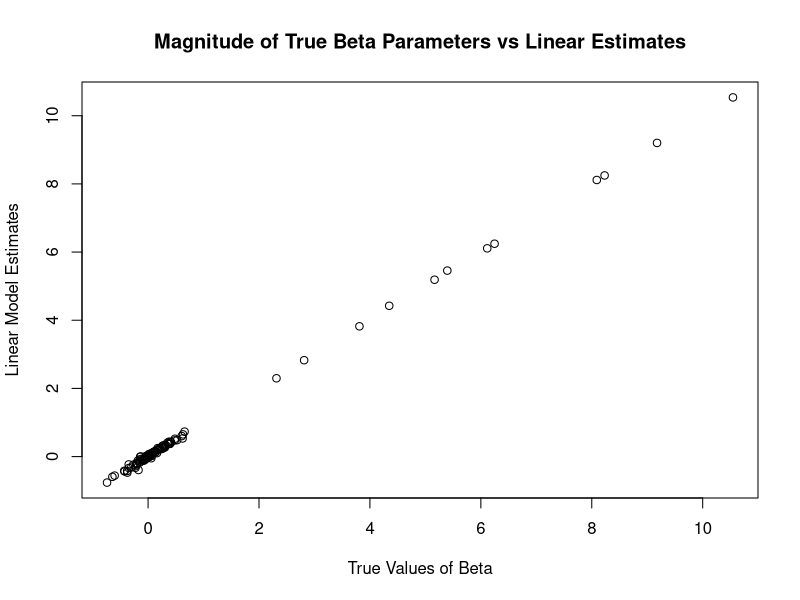
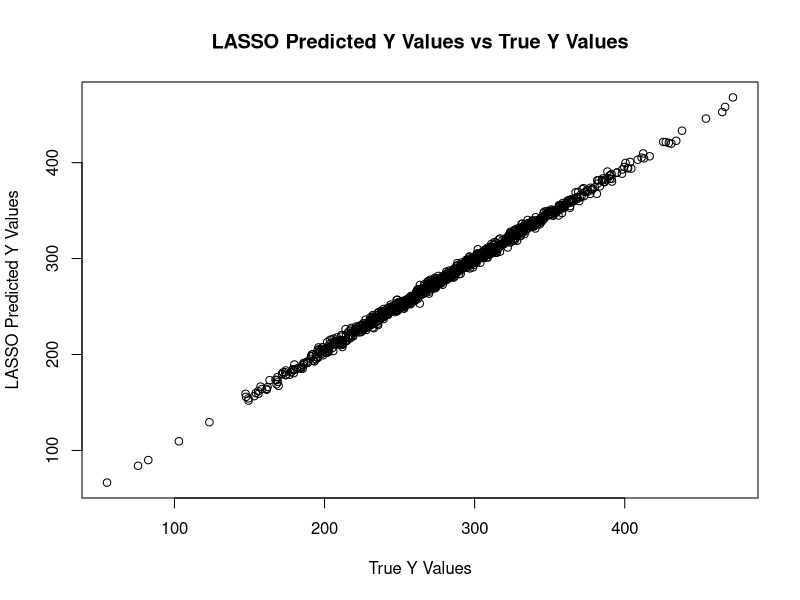
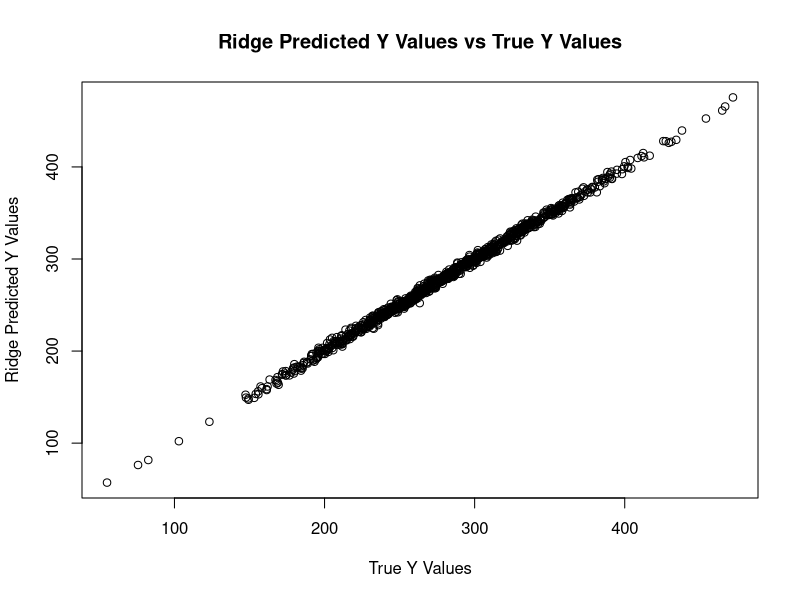
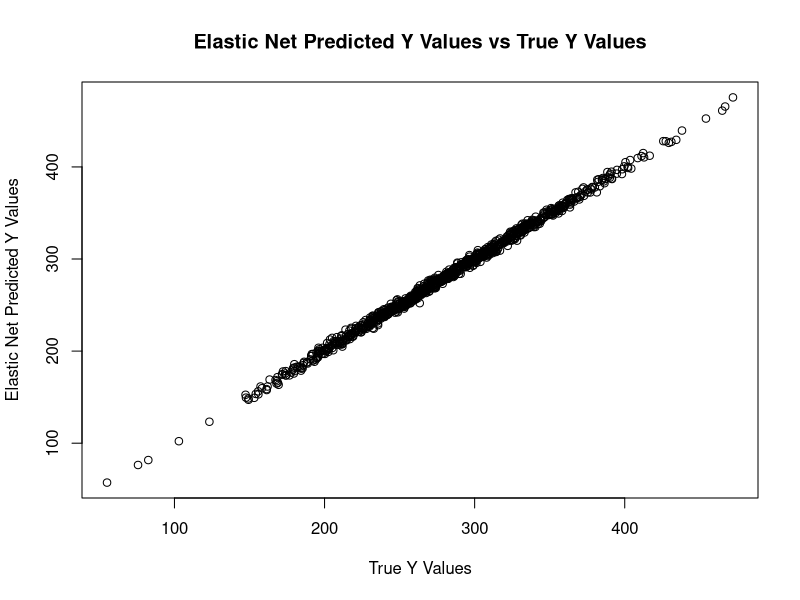

Here is the R script that generated these plots, in order: (Note: this script raises an error after producing the figures.)
## ---- chunk 1
knitr::opts_chunk$set(echo = TRUE)
library(MASS)
library(ggplot2)
library(caret)
library(glmnet)
set.seed(12345)
## ---- chunk 2
N <- 1000
P <- 100
## ---- chunk 3
Sigma = diag(sample(1:10, P, P))
X <- mvrnorm(N, runif(P, -10, 10), Sigma)
#Creating a 100x100 matrix for Sigma with a random, repeat sampling of 1 through 10 running through 
#the matrix diagonal. Setting X as a multivariate normal with 100 obs, a uniform mean of 0, and Sigma
#as the covariance matrix for the data. 
## ---- chunk 4
p <- rbinom(P, 1, 0.1)
#vector p from Bernoulli distribution. 
## ---- chunk 5
beta = p * rnorm(P, 5, sqrt(5)) + (1 - p) * rnorm(P, 0, sqrt(0.1))
epsilon <- rnorm(N, 0, sqrt(10))
y <- X %*% beta + epsilon
#Creating beta to draw from different normal distrubtions based on if p is 1 or 0. Setting epsilon
#as a normal distribution with mean 0 and sd of sqrt(10). Creating y as a function of X times beta
#plus error term epsilon. 
## ---- chunk 6
dataset1 <- as.data.frame(cbind(y,X))
names(dataset1) <- c("y", rep(paste("X", 1:ncol(X), sep = "")))
train.index <- sample(1:1000, size = 800, replace = FALSE)
test.index <- setdiff(1:1000, train.index)
training.set <- dataset1[train.index,]
test.set <- dataset1[test.index,]
#Creating a dataset from x and Y, then setting the colnames for the dataset. Creating training and
#test sets from a random sampling of the data without overlap. 
## ---- chunk 7
q2.lm <- lm(y ~ X)
coef(summary(q2.lm))[1:20,]

#Fitting linear model and examining the first 20 coefficients. 


#Plotting our data generated beta values against linear model
#estimates. Plotting the data shows a perfect match of the linear
#estimates tothe true values of beta. 
plot(beta, coef(q2.lm)[-1], main = "Magnitude of True Beta Parameters vs Linear Estimates", 
     xlab = "True Values of Beta", ylab = "Linear Model Estimates")
## ---- chunk 8
#To test the predictive accuracy of the model, I fit the linear model to my previously created 
#training dataset. Then I found the mse of that model to be 8.93. I then fit the training model to
#the previously created test set to create test predictions. I found the mse of the test predictions
#to be 12.21. The training and test mse are reasonably close and reasonably low. Still, a difference 
#of over 3 seems to indicate the model might not be the best fit.

training.model <- lm(y~., data = training.set)
training.mse <- mean(((training.set$y - training.model$fitted.values)^2))
training.mse
#setting a linear model to the previously created training data. Then setting and viewing the mean 
#squared error of the test set as a manner for assessing model predictive accuracy. 

test.preds <- predict(training.model, newdata = test.set)
test.mse <- mean(((test.set$y - test.preds)^2))
test.mse
#Predicting values for the test set using the model fit on the training set. Then finding the mean
#squared error of the test predictions. 
## ---- chunk 9
#Penalized regression is used in cases where the number of predictors p > the number of obs n. 
#Penalized regression introduces some form of penalty based on the beta coefficients, multiplied
#by a regularization parameter lambda that controls the penalty vs model fit. This penalty shrinks 
#beta coefficients towards zero, thus constraining the abundance of parameters and allowing for a 
#model to be fit to the data. 
## ---- chunk 10
#In a LASSO regression, the regression penalty is the sum of the absolute value of Beta_j. Multiplied
#by regulator lambda, this regression approaches the target point by setting the mean of the 
#distribution at 0 and narrowing the parameters diagonally. LASSO regressions don't have as many nice
#features as ridge regressions, but shrinks many parameters to exactly 0, which can lead to cleaner
#results. 

#For a ridge regression the penalty is the sum of squared Beta_j multiplied by regulator lambda. 
#Ridge regression sets the mean of the distribution at 1 and approaches the target point circularly. 
#Ridge regressions are useful for data with multicollinearity, optimize more easily, and are able to
#be smoothed for stable results.

#Lastly, an Elastic Net regression uses a combination of both Ridge and LASSO. Both penalties are 
#multiplied by the same lambda, but then also multiplied by an alpha value between 0 and 1. The sum
#of the penalty values selected for by one value of alpha are added to the sum of the values for the
#opposing regression multiplied by 1 - alpha to ensure independent draws. Elastic Net regressions 
#linearly combine the Ridge and LASSO regressions for the most efficient way to constrain parameters.
#The Ridge Regression shrinks most parameters close to zero while the LASSO Regression shrinks most 
#parameters to zero. The Elastic Net draws from each based on probability selector alpha, and then
#sums the values produced by both regressions selected by alpha. Because two penalties are applied, 
#there can be "double-shrinkage"; ie the model may have shrank the selection area too quickly and 
#missed the target value. To combat this the Elastic Net Regression uses a quadratic penalty. The 
#Elastic Net regression combines the best features of LASSO and Ridge regressions while also 
#accounting for new penalties more effictively. 
## ---- chunk 11
#My own research was to examine the combat effictiveness of Marines in Iraq from 2001-2009. However,
#I would have to account for numerous parameters, such as time of year, weather, number of combat
#veterans per squad, number of new recruits per squad, gear variations, etc. Since my data would be 
#coming from the DOD, there is a strong chance my parameters would far exceed my observations. A 
#linear model would be extremely ineffective, if not entirely useless. A penalized regression model, 
#however, may help to control the parameters so effective results can be observed.
## ---- chunk 12
mod.lasso = train(y~., method = "glmnet", tuneGrid = expand.grid(alpha = 0, lambda = seq(0, 50, .5)),
                  data = dataset1, preProcess = c("center"), trControl = trainControl(method = "cv",
                                                                                      number = 2,
                                                                                      search = "grid"))
#fitting LASSO model with broad search spectrum
mod.lasso$bestTune
#best fit alpha and lambda for search area

mod.lasso2 = train(y~., method = "glmnet", tuneGrid = expand.grid(alpha = 0, lambda = seq(1, 3, .1)),
                  data = dataset1, preProcess = c("center"), trControl = trainControl(method = "cv",
                                                                                      number = 2,
                                                                                      search = "grid"))
#re-running LASSO with lambda parameters reset to above and below lambda value found from first run.
mod.lasso2$bestTune
#showing new alpha and lambda

#Creating predictions for y based off of second LASSO run, then plotting those y values vs the data
#generated y values. The plot shows the predicted y values and actual y values to be an extremely
#close fit, with only a few outliers. The mse for the model is calulated as 14.40.
lasso.y.preds <- predict(mod.lasso2)
plot(dataset1$y, lasso.y.preds, main = "LASSO Predicted Y Values vs True Y Values", 
     xlab = "True Y Values", ylab = "LASSO Predicted Y Values")

lasso.mse <- mean(((dataset1$y - lasso.y.preds)^2))
lasso.mse
## ---- chunk 13
mod.ridge = train(y~., method = "glmnet", tuneGrid = expand.grid(alpha = 1, lambda = seq(0, 50, .5)),
                  data = dataset1, preProcess = c("center"), trControl = trainControl(method = "cv",
                                                                                      number = 2,
                                                                                      search = "grid"))
#setting broad ridge
mod.ridge$bestTune
#showing alpha and lambda

mod.ridge2 = train(y~., method = "glmnet", tuneGrid = expand.grid(alpha = 1, lambda = seq(-1, 1, .1)),
                  data = dataset1, preProcess = c("center"), trControl = trainControl(method = "cv",
                                                                                      number = 2,
                                                                                      search = "grid"))
#second ridge run with new parameters
mod.ridge2$bestTune
#new alpha and lambda

#Creating y predictions based on the second ridge model and then plotting those predictions vs the 
#data generated y values. The Ridge regression shows a model fit as least as tight as the LASSO, and
#actually has a lower mse: 9.34 vs 14.40.
ridge.y.preds <- predict(mod.ridge2)
plot(dataset1$y, ridge.y.preds, main = "Ridge Predicted Y Values vs True Y Values", 
     xlab = "True Y Values", ylab = "Ridge Predicted Y Values")

ridge.mse <- mean(((dataset1$y - ridge.y.preds)^2))
ridge.mse
## ---- chunk 14
mod.elastic.net = train(y~., method = "glmnet", tuneGrid = expand.grid(alpha = .5, 
                                                                       lambda = seq(0, 50, 1)),
                  data = dataset1, preProcess = c("center"), trControl = trainControl(method = "cv",
                                                                                      number = 2,
                                                                                      search = "grid"))
#Fitting elastic net model. Alpha is set as .5 for even selection from Ridge and LASSO penalties.
mod.elastic.net$bestTune
#finding best fit alpha and lambda.

mod.elastic.net2 = train(y~., method = "glmnet", tuneGrid = expand.grid(alpha = .5, 
                                                                       lambda = seq(0, 2, .1)),
                  data = dataset1, preProcess = c("center"), trControl = trainControl(method = "cv",
                                                                                      number = 2,
                                                                                      search = "grid"))
#running elastic net second time.
mod.elastic.net2$bestTune
#new alpha and lambda

#Generating y predictions based off of the second elastic net run and plotting those values agains the
#data generated y values. This plot shows the model fits even more tightly than the LASSO and Ridge 
#regressions. The model also has one of the lowest mse's  at 9.35.
elastic.net.y.preds <- predict(mod.elastic.net2)
plot(dataset1$y, elastic.net.y.preds, main = "Elastic Net Predicted Y Values vs True Y Values",
     xlab = "True Y Values", ylab = "Elastic Net Predicted Y Values")

elastic.net.mse <- mean(((dataset1$y - elastic.net.y.preds)^2))
elastic.net.mse
## ---- chunk 15
#All 3 of the models performed far superiorly to the linear model. Because the models are designed 
#to penalize additional betas produced by parameters when p > n, the models constrain the parameters
#to allow for regression in a way that linear regressions do not. Essentially penalized regressions
#constrain excess parameters to allow for linear regression through the penalties. 

#The best model appears to be the Ridge regression, in terms of predicted y values to DGP y values.
#The LASSO model performs the worst, and the Elastic Net regression performs only slightly worse than
#the Ridge regression. Because the Elastic Net regression utilizes the LASSO penalty in part, and the
#LASSO model performs poorly on collinear data, it appears that this data is somewhat collinear. 
## ---- chunk 16
#The linear model should not work in this case. Since the number of predictors p is larger than the
#number of observations n there may be an infinite number of modeling options for the model. This 
#also means there is no longer a unique least-squares coefficient estimate since variance for data 
#points is infinite. Below is a repeat of the data generating process from question 2, but with p = 
#1500. 

N <- 1000
P <- 1500
Sigma = diag(sample(1:10, P, P))
X <- mvrnorm(N, runif(P, -10, 10), Sigma)
p <- rbinom(P, 1, 0.1)
beta = p * rnorm(P, 5, sqrt(5)) + (1 - p) * rnorm(P, 0, sqrt(0.1))
epsilon <- rnorm(N, 0, sqrt(10))
y <- X %*% beta + epsilon

dataset2 <- as.data.frame(cbind(y,X))
names(dataset2) <- c("y", rep(paste("X", 1:ncol(X), sep = "")))
train.index2 <- sample(1:1000, size = 800, replace = FALSE)
test.index2 <- setdiff(1:1000, train.index2)
training.set2 <- dataset2[train.index2,]
test.set2 <- dataset2[test.index2,]
## ---- chunk 17
#The summary of the linear model reports that all 1000 residuals are 0 with 0 degrees of freedom. While
#the variable coefficients have values, there is no standard error, t-values or probabilities reported
#for any variables. There are no residuals, degrees of freedom or anything other than coefficient values
#because the number of parameters forced the data into higher dimensions, resulting in the data being 
#too sparse to attribute probabilities correctly to the model. 

q5.lm <- lm(y~X)
coef(summary(q5.lm))[1:20,]
## ---- chunk 18
q5.cv.lasso <- cv.glmnet(x = X, y = y, alpha = 0)
#using cross-validation to find the optimal starting lambda value for LASSO.

q5.cv.lasso$lambda.min
q5.cv.lasso$lambda.1se
#Finding the minimum lambda value and 1 se value.

q5.mod.lasso = train(y~., method = "glmnet", tuneGrid = expand.grid(alpha = 0, lambda = seq(0, 6, .1)),
                  data = dataset2, preProcess = c("center"), trControl = trainControl(method = "cv",
                                                                                      number = 2,
                                                                                      search = "grid"))
#Setting parameters for lambda as the value of 1 se above and below the minimum lambda value, rounded
#to the nearest tenth. 
q5.mod.lasso$bestTune
#new alpha and lambda

q5.mod.lasso2 = train(y~., method = "glmnet", tuneGrid = expand.grid(alpha = 0, 
                                                                     lambda = seq(3, 9, .001)),
                  data = dataset2, preProcess = c("center"), trControl = trainControl(method = "cv",
                                                                                      number = 2,
                                                                                      search = "grid"))
#setting new lambda and search as dictated by 1 se.
q5.mod.lasso2$bestTune
#new alpha and lambda.

#Predicting y values determined by the second LASSO run, then plotting those values against the data
#generated y values. The plot shows the model does fit, but not nearly as neatly as in the previous 
#question. In addition, the mse is 7129.41, which is incredibly high compared to the previous models'
#mse. The LASSO model's poor fit to the data might indicate that the data is multicollinear, and 
#therefore the LASSO is ignoring the data clustering when it draws.

q5.lasso.y.preds <- predict(q5.mod.lasso2)
plot(dataset2$y, q5.lasso.y.preds, main = "LASSO Predicted Y Values vs True Y Values", 
     xlab = "True Y Values", ylab = "LASSO Predicted Y Values")

q5.lasso.mse <- mean(((dataset2$y - q5.lasso.y.preds)^2))
q5.lasso.mse
## ---- chunk 19
q5.cv.ridge <- cv.glmnet(x = X, y = y, alpha = 1)
#using cross-validation to determine optimal starting lambda value

q5.cv.ridge$lambda.min
q5.cv.ridge$lambda.1se
#finding the minimum lambda value and the value of 1 se for the model. 

q5.mod.ridge = train(y~., method = "glmnet", tuneGrid = expand.grid(alpha = 1, 
                                                                    lambda = seq(-0.05, 0.2, .001)),
                  data = dataset2, preProcess = c("center"), trControl = trainControl(method = "cv",
                                                                                      number = 2,
                                                                                      search = "grid"))
#Ridge regression with starting lambda search.

q5.mod.ridge$bestTune
#new alpha and lambda

q5.mod.ridge2 = train(y~., method = "glmnet", tuneGrid = expand.grid(alpha = 1, 
                                                                     lambda = seq(0.1, 0.3, 0.01)),
                  data = dataset2, preProcess = c("center"), trControl = trainControl(method = "cv",
                                                                                      number = 2,
                                                                                      search = "grid"))
#second ridge run with new lambda parameters.
q5.mod.ridge2$bestTune
#new alpha and lambda.

#This plot shows the ridge model fits the data much more neatly than the LASSO model. Also, the mse
#of the model is 80.23, which is significantly smaller than the LASSO's mse.

q5.ridge.y.preds <- predict(q5.mod.ridge2)
plot(dataset2$y, q5.ridge.y.preds, main = "Ridge Predicted Y Values vs True Y Values", 
     xlab = "True Y Values", ylab = "Ridge Predicted Y Values")

q5.ridge.mse <- mean(((dataset2$y - q5.ridge.y.preds)^2))
q5.ridge.mse
## ---- chunk 20
q5.cv.enet <- cv.glmnet(x = X, y = y, alpha = 0.5)
#Using cross-validation to discover starting lambda

q5.cv.enet$lambda.min
q5.cv.enet$lambda.1se
#minimum lambda value and the value for 1 se for the model.

q5.mod.enet = train(y~., method = "glmnet", tuneGrid = expand.grid(alpha = 0.5, 
                                                                       lambda = seq(-0.08, 0.3, 0.01)),
                  data = dataset2, preProcess = c("center"), trControl = trainControl(method = "cv",
                                                                                      number = 2,
                                                                                      search = "grid"))
#Fitting Elastic Net model to data with search parameters around starting lambda.

q5.mod.enet$bestTune
#new alpha and lambda

q5.mod.enet2 = train(y~., method = "glmnet", tuneGrid = expand.grid(alpha = .5, 
                                                                       lambda = seq(0.2, 0.4, .001)),
                  data = dataset2, preProcess = c("center"), trControl = trainControl(method = "cv",
                                                                                      number = 2,
                                                                                      search = "grid"))
#New Elastic Net model with lambda parameters set around new value.

q5.mod.enet2$bestTune
#new alpha and lambda

#The plot shows this model also fits the data much more neatly than the LASSO model, although not quite
#as neatly as the Ridge model. Since the Elastic Net model relies on penalties from the other 2 models,
#the penalties from the poorly-fit LASSO model may be causing some differences in the beta coefficients,
#causing the Elastic Net model to be a slightly poorer fit than just the Ridge model. The mse for the
#Elastic Net is 83.11, which is only slightly higher than the Ridge model's. Elastic Net models also
#work better with a larger number of observations, so 1000 obs may not have been enough. 

q5.enet.y.preds <- predict(q5.mod.enet2)
plot(dataset2$y, q5.enet.y.preds, main = "Elastic Net Predicted Y Values vs True Y Values",
     xlab = "True Y Values", ylab = "Elastic Net Predicted Y Values")

q5.enet.mse <- mean(((dataset2$y - q5.enet.y.preds)^2))
q5.enet.mse
## ---- chunk 21
#The predicted y values vs data generated y values were examined in question 5c, so in question 5d I
#will examine the true beta values vs the model estimates.

#The beta estimates from the LASSO model plotted against the DGP beta values shows the model is an 
#excellent fit for the data. There is only one extreme outlier, while the rest of the points lie 
#along the axis. The plot does show many points clustered around (0,0), indicating possible
#multicollinearity in the data.

plot(sample(beta, size = length(coef(q5.mod.lasso2$finalModel, q5.mod.lasso2$bestTune$lambda)),
            replace = TRUE), coef(q5.mod.lasso2$finalModel, q5.mod.lasso2$bestTune$lambda),
     main = "Magnitude of True Beta Parameters vs Linear Estimates", 
     xlab = "True Values of Beta", ylab = "Linear Model Estimates")
## ---- chunk 22
#The ridge plot is very similar to the LASSO plot. There is only one extreme outlier and much of the 
#data appears clustered around (0,0). 

plot(sample(beta, size = length(coef(q5.mod.ridge2$finalModel, q5.mod.ridge2$bestTune$lambda)),
            replace = TRUE), coef(q5.mod.ridge2$finalModel, q5.mod.ridge2$bestTune$lambda),
     main = "Magnitude of True Beta Parameters vs Linear Estimates", 
     xlab = "True Values of Beta", ylab = "Linear Model Estimates")
## ---- chunk 23
#The Elastic Net follows the same pattern as the other plots, with one extreme outlier and much of 
#the data centered on (0,0).

plot(sample(beta, size = length(coef(q5.mod.enet2$finalModel, q5.mod.enet2$bestTune$lambda)),
            replace = TRUE), coef(q5.mod.enet2$finalModel, q5.mod.enet2$bestTune$lambda),
     main = "Magnitude of True Beta Parameters vs Linear Estimates", 
     xlab = "True Values of Beta", ylab = "Linear Model Estimates")
## ---- chunk 24
#For this procedure, I had a dataset consisting of 1000 observations n and 1500 predictors P. The data
#generating process was comprised from Y = X*Beta + Epsilon. Y is the resulting dataframe of 
#multivariate matrix X (drawn from a uniform distribution and multiplied diagonally against matrix Sigma)
#multiplied by Beta (drawn from 2 different normal distributions based on propensity p) with an added
#error term (drawn from a normal distribution).

#I divided the resulting dataframe Y into training and test sets. I applied a linear model to the data,
#but the linear model reported no results. Because the number of predictors P outnumbers the number
#of obs n, there may be an infinite number of modeling options for the model. This also means there 
#is no longer a unique least-squares coefficient estimate since variance for data points is infinite.

#Afterwards I applied  LASSO, Ridge, and Elastic Net regression models to the data. This was necessary
#because the aforementioned models apply a penalized regression to the data. This penalized regression
#helps to constrain additional parameters to allow for linear regression to be accomplished. I began 
#with the LASSO model, which produced predicted y values close to the DGP y values. However, the 
#SE of the model was incredibly high, and the y value and beta value plotting indicated another model
#may perform better. The Ridge model fit the data much more tightly in the y and beta values plots, 
#and had a significantly smaller SE. Finally, the Elastic Net model performed better than the LASSO
#model, but not quite as well as the Ridge regression. The LASSO regression deals poorly with 
#collinearity, ignoring data clustering on its draws. Since the LASSO regression and Elastic Net 
#regression (which uses the LASSO penalty in part) both performed more poorly on the data than the 
#Ridge regression, it seems the data is in some part collinear.

#Improving on this model would include finding a penalized regression technique that performs well
#on collinear data. A regression only using that model could be performed, and then the Elastic Net
#regression could be re-used with that regression method's penalty replacing the LASSO penalty. 
#Then another comparison could be drawn between the models to evaluate accuracy. 
